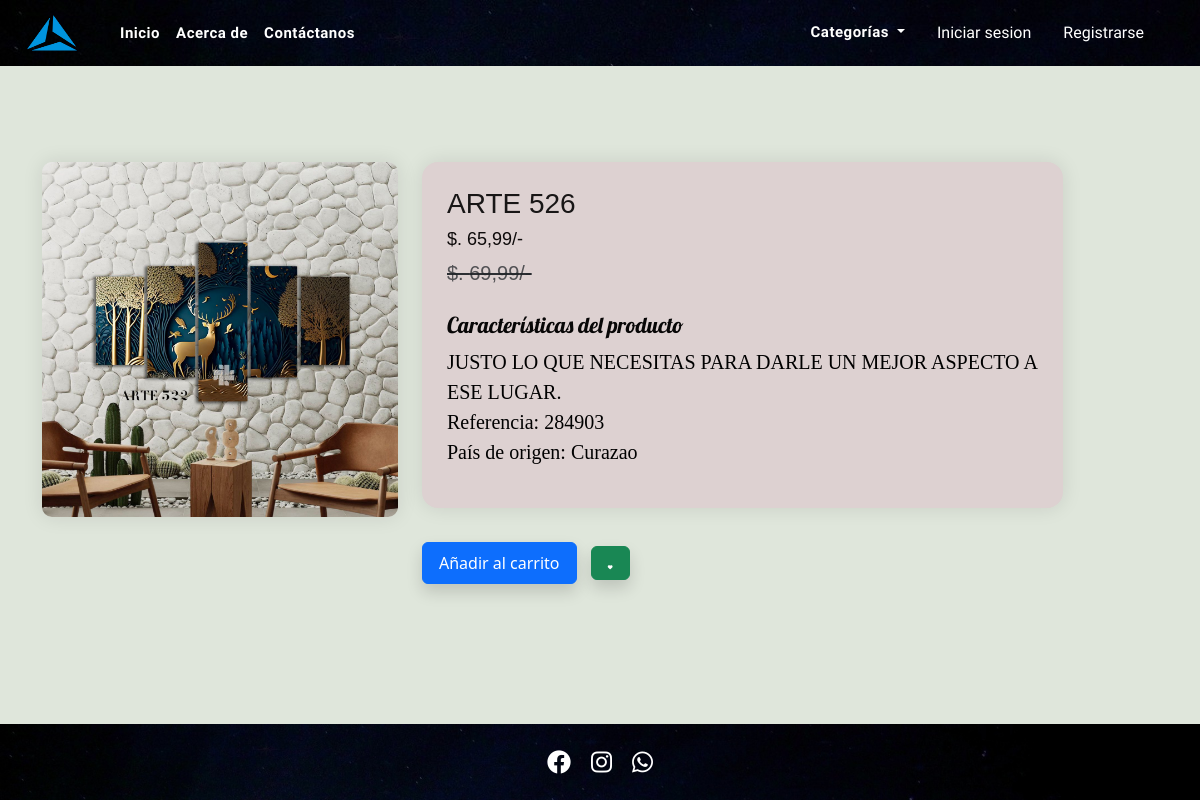
The app's page /product-detail/93/ with its own data.
### app/models.py (models this page shows, shortened)
class Product(models.Model):
    titulo_producto = models.CharField(max_length=100)
    precio_venta = models.FloatField()
    precio_con_descuento = models.FloatField()
    descripcion = models.TextField()
    referencia = models.TextField(default='')
    pais_origen = models.CharField(choices=COUNTRY_CHOICES, max_length=60)
    categoria = models.CharField(choices=CATEGORY_CHOICES, max_length=2)
    imagen_producto = models.ImageField(upload_to='product')
    class Meta:
        verbose_name_plural = "Productos"

### app/views.py (the view)
# urls.py: path('product-detail/<int:pk>/', views.ProductDetail.as_view(),name='product-detail'),
class ProductDetail(View):
    def get(self, request, pk):
        product = get_object_or_404(Product, pk=pk)
        wishlist = []
        totalitem = 0
        wishitem = 0
        if request.user.is_authenticated:
            wishlist = Wishlist.objects.filter(Q(product=product) & Q(user=request.user))
            totalitem = len(Cart.objects.filter(user=request.user))
            wishitem = len(Wishlist.objects.filter(user=request.user))
        return render(request, "app/productdetail.html", locals())

### app/templates/app/productdetail.html (shortened to what this page needs)
{% extends 'app/base.html' %}
{% load static %}
{% block main-content %}
<div class="container my-5">
    <div class="row">
        <div class="col-lg-4 mt-5">
            <img src="{{product.imagen_producto.url}}" class="img-fluid" alt="{{product.titulo_producto}}">
        </div>
        <div class="col-lg-7 mt-5">
            <div class="product-details-2">
                <h2 class="descripcion-producto">{{product.titulo_producto}}</h2>
                <h5 class="precio-sin-descuento">$. {{product.precio_con_descuento}}/-</h5>
                <small class="text-decoration-line-through text-muted fs-5">
                    <del id="precio-con-descuento">$. {{product.precio_venta}}/-
                </small></del>
                <br><br>
                <h4 class="caracteristicas-producto">Características del producto</h4>
                <ul class="fs-5" style="font-family: Rajdhani; list-style: none; padding-left: 0;">
                    <li>{{product.descripcion}}</li>
                    <li>Referencia: {{product.referencia}}</li>
                    <li>País de origen: {{product.pais_origen}}</li>
                </ul>
            </div>
            <div class="product-actions mt-4">
                <div class="d-flex flex-wrap">
                    <form action="/add-to-cart" class="mb-2 mr-2">
                        <button type="submit" class="btn btn-primary shadow px-3 py-2">Añadir al carrito</button>
                        {% if wishlist %}
                        <a pid="{{product.id}}" class="minus-wishlist btn btn-danger shadow px-3 py-1"><i class="fas fa-heart fa-lg"></i></a>
                        {% else %}
                        <a pid="{{product.id}}" class="plus-wishlist btn btn-success shadow px-3 py-1"></a>
                        {% endif %}
                    </form>
                </div>
            </div>
        </div>
    </div>
</div>
{% endblock main-content %}

### records on screen
Product: imagen_producto (picture), titulo_producto "ARTE 526", precio_con_descuento "65,99", precio_venta "69,99", descripcion "JUSTO LO QUE NECESITAS PARA DARLE UN MEJOR ASPECTO A ESE LUGAR.", referencia "284903", pais_origen "Curazao"
